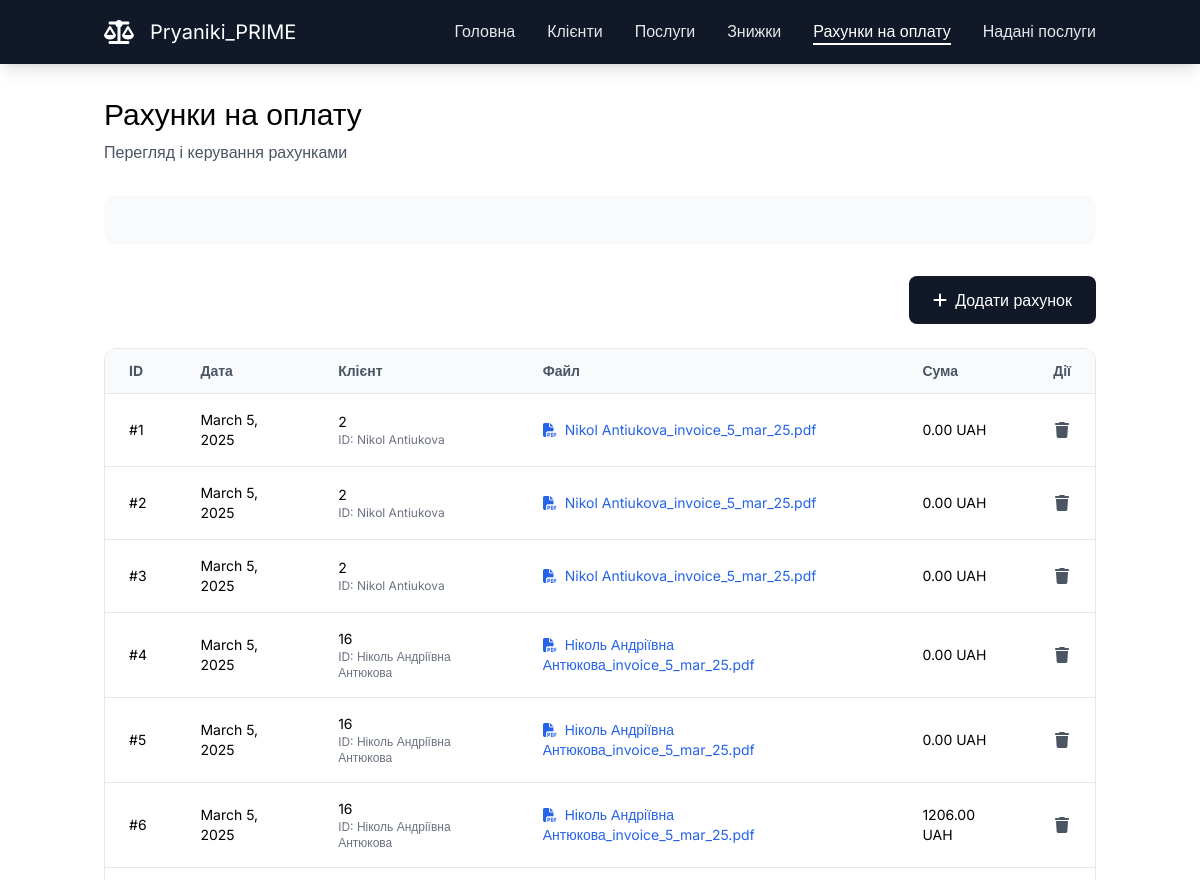
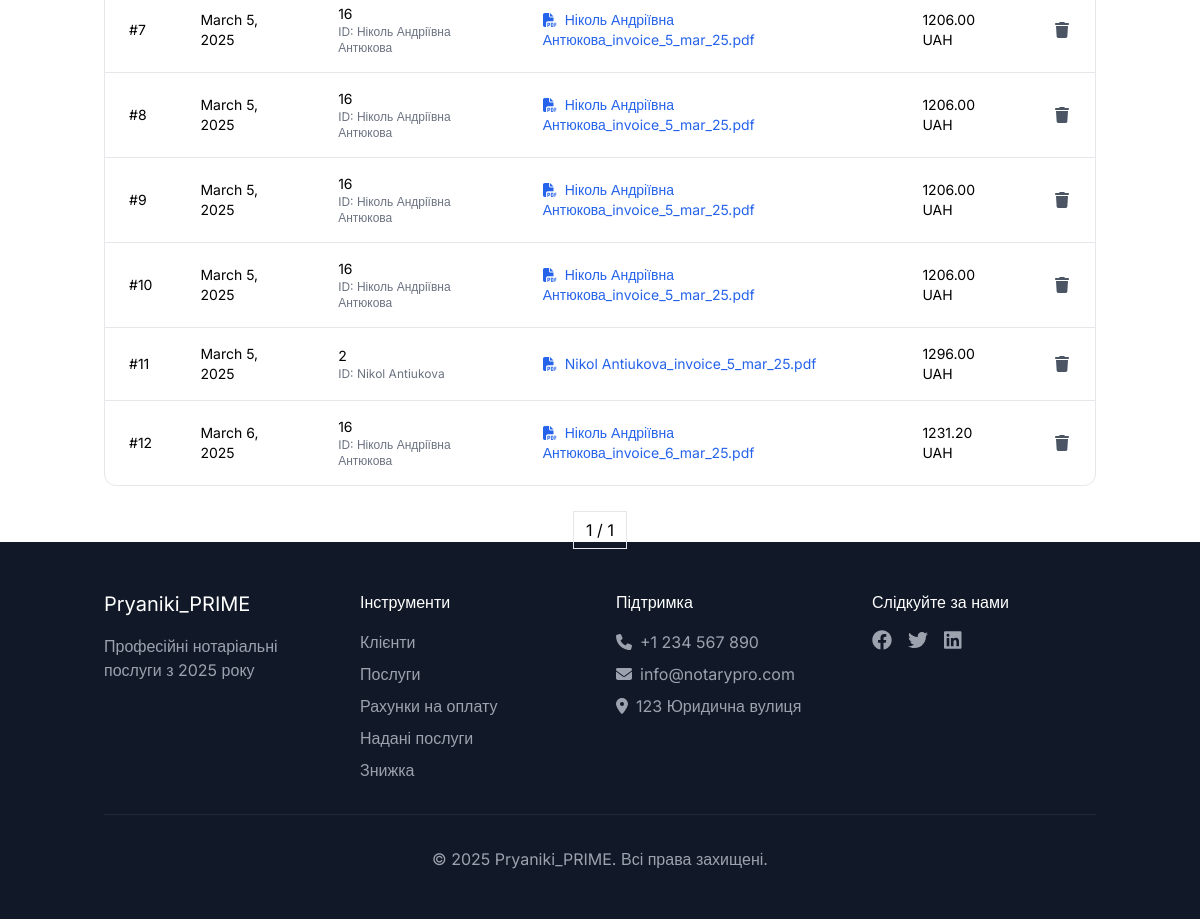
The page /invoices (signed in) on the database its author committed (2 pictures, top to bottom).
### RealAgency/models.py (models this page shows)
class Invoice(models.Model):
    client = models.ForeignKey(Client, on_delete=models.CASCADE)
    date = models.DateField()
    code = models.CharField(max_length=255)
    invoice_file_path = models.CharField(max_length=255)
    commission = models.IntegerField()
    discount = models.IntegerField()
    pdv = models.IntegerField()
    commission_amount_no_pdv = models.DecimalField(max_digits=19, decimal_places=2)
    services_total_no_pdv = models.DecimalField(max_digits=19, decimal_places=2)
    total_no_pdv = models.DecimalField(max_digits=19, decimal_places=2)
    total_pdv = models.DecimalField(max_digits=19, decimal_places=2)

class Client(models.Model):
    client_type = models.ForeignKey(ClientType, on_delete=models.CASCADE)
    name = models.CharField(max_length=255)
    address = models.CharField(max_length=255)
    phone = models.CharField(max_length=255)
    email = models.CharField(max_length=255)
    passport_id = models.CharField(max_length=255, null=True, blank=True)
    iin = models.CharField(max_length=255, null=True, blank=True)
    edrpou = models.CharField(max_length=255, null=True, blank=True)

### RealAgency/views.py (the view)
        def _wrapped_view(request, *args, **kwargs):
            if not request.user.is_authenticated:
                return redirect('login')
            if not any(group.name in roles for group in request.user.groups.all()):
                raise PermissionDenied("You are not permitted to perform this action.")
            return view_func(request, *args, **kwargs)

### RealAgency/views.py (called while the page is built)
def role_required(roles):
    def decorator(view_func):
        def _wrapped_view(request, *args, **kwargs):
            if not request.user.is_authenticated:
                return redirect('login')
            if not any(group.name in roles for group in request.user.groups.all()):
                raise PermissionDenied("You are not permitted to perform this action.")
            return view_func(request, *args, **kwargs)
        return _wrapped_view
    return decorator

@role_required(['Manager', 'Notary'])
def payments(request):
    payments_list = Invoice.objects.all().order_by('id')
    user_groups = request.user.groups.values_list('name', flat=True)
    paginator = Paginator(payments_list, 15)
    page_number = request.GET.get('page')
    page_obj = paginator.get_page(page_number)
    return render(request, 'invoices/main.html', {'invoices': page_obj, 'user_groups': user_groups})

### templates/invoices/main.html (shortened to what this page needs)
{% extends "base.html" %}
{% block content %}
    <main id="main" class="pt-24">
        <div class="container mx-auto px-4">
            <div id="page-header" class="mb-8">
                <h1 class="text-3xl mb-2">Рахунки на оплату</h1>
                <p class="text-neutral-600">Перегляд і керування рахунками</p>
            </div>
            <div id="filters" class="bg-neutral-50 p-6 rounded-xl mb-8">
            </div>
            <div id="add-invoice" class="flex justify-end mb-6">
                <button
                    {% if "Notary" in user_groups %} style="display:block;" {% else %} style="display:none;" {% endif %}
                    id="add-invoice-btn" class="bg-neutral-900 text-white px-6 py-3 rounded-lg hover:bg-neutral-800">
                    <i class="fa-solid fa-plus mr-2"></i>Додати рахунок
                </button>
            </div>
            <div id="transactions-table" class="bg-white rounded-xl border border-neutral-200 overflow-hidden">
                <table class="w-full">
                    <thead class="bg-neutral-50 border-b border-neutral-200">
                        <tr>
                            <th class="px-6 py-3 text-left text-sm text-neutral-600">ID</th>
                            <th class="px-6 py-3 text-left text-sm text-neutral-600">Дата</th>
                            <th class="px-6 py-3 text-left text-sm text-neutral-600">Клієнт</th>
                            <th class="px-6 py-3 text-left text-sm text-neutral-600">Файл</th>
                            <th class="px-6 py-3 text-left text-sm text-neutral-600">Сума</th>
                            <th class="px-6 py-3 text-center text-sm text-neutral-600"
                                {% if "Notary" in user_groups %} style="display:block;" {% else %} style="display:none;" {% endif %}>
                                Дії
                            </th>
                        </tr>
                    </thead>
                    <tbody class="divide-y divide-neutral-200">
                    {% for payment in invoices %}
                        <tr class="hover:bg-neutral-50">
                            <td class="px-6 py-4 text-sm">#{{ payment.id }}</td>
                            <td class="px-6 py-4 text-sm">{{ payment.date }}</td>
                            <td class="px-6 py-4">
                                <div class="flex items-center">
                                    <div>
                                        <div class="text-sm">{{ payment.client.id }}</div>
                                        <div class="text-xs text-neutral-500">ID: {{ payment.client.name }}</div>
                                    </div>
                                </div>
                            </td>
                            <td class="px-6 py-4 text-sm">
                                <a href="#" class="text-blue-600 hover:underline" onclick="generateInvoice({{ payment.id }})">
                                    <i class="fa-solid fa-file-pdf mr-2"></i>{{ payment.invoice_file_path }}
                                </a>
                            </td>
                            <td class="px-6 py-4 text-sm">{{ payment.total_pdv }} UAH</td>
                            <td class="px-6 py-4">
                                <div class="flex justify-center space-x-3">
                                    <button
                                            {% if "Manager" in user_groups %} style="display:block;" {% else %} style="display:none;" {% endif %}
                                            class="text-neutral-600 hover:text-neutral-900">
                                        <i class="fa-solid fa-trash"></i>
                                    </button>
                                </div>
                            </td>
                        </tr>
                    {% endfor %}
                    </tbody>
                </table>
            </div>
            <div class="flex justify-center mt-8">
                <div class="pagination">
                    <span class="px-3 py-2 border">{{ invoices.number }} / {{ invoices.paginator.num_pages }}</span>
                </div>
            </div>
        </div>
    </main>
{% endblock %}

### templates/base.html (style rules this page uses)
* { font-family: "Inter", sans-serif; }

### rows shown on the page
Invoice: id "1", date "March 5, 2025", client.id "2", client.name "Nikol Antiukova", invoice_file_path "Nikol Antiukova_invoice_5_mar_25.pdf", total_pdv "0.00"
Invoice: id "2", date "March 5, 2025", client.id "2", client.name "Nikol Antiukova", invoice_file_path "Nikol Antiukova_invoice_5_mar_25.pdf", total_pdv "0.00"
Invoice: id "3", date "March 5, 2025", client.id "2", client.name "Nikol Antiukova", invoice_file_path "Nikol Antiukova_invoice_5_mar_25.pdf", total_pdv "0.00"
Invoice: id "4", date "March 5, 2025", client.id "16", client.name "Ніколь Андріївна Антюкова", invoice_file_path "Ніколь Андріївна Антюкова_invoice_5_mar_25.pdf", total_pdv "0.00"
Invoice: id "5", date "March 5, 2025", client.id "16", client.name "Ніколь Андріївна Антюкова", invoice_file_path "Ніколь Андріївна Антюкова_invoice_5_mar_25.pdf", total_pdv "0.00"
Invoice: id "6", date "March 5, 2025", client.id "16", client.name "Ніколь Андріївна Антюкова", invoice_file_path "Ніколь Андріївна Антюкова_invoice_5_mar_25.pdf", total_pdv "1206.00"
Invoice: id "7", date "March 5, 2025", client.id "16", client.name "Ніколь Андріївна Антюкова", invoice_file_path "Ніколь Андріївна Антюкова_invoice_5_mar_25.pdf", total_pdv "1206.00"
Invoice: id "8", date "March 5, 2025", client.id "16", client.name "Ніколь Андріївна Антюкова", invoice_file_path "Ніколь Андріївна Антюкова_invoice_5_mar_25.pdf", total_pdv "1206.00"
Invoice: id "9", date "March 5, 2025", client.id "16", client.name "Ніколь Андріївна Антюкова", invoice_file_path "Ніколь Андріївна Антюкова_invoice_5_mar_25.pdf", total_pdv "1206.00"
Invoice: id "10", date "March 5, 2025", client.id "16", client.name "Ніколь Андріївна Антюкова", invoice_file_path "Ніколь Андріївна Антюкова_invoice_5_mar_25.pdf", total_pdv "1206.00"
Invoice: id "11", date "March 5, 2025", client.id "2", client.name "Nikol Antiukova", invoice_file_path "Nikol Antiukova_invoice_5_mar_25.pdf", total_pdv "1296.00"
Invoice: id "12", date "March 6, 2025", client.id "16", client.name "Ніколь Андріївна Антюкова", invoice_file_path "Ніколь Андріївна Антюкова_invoice_6_mar_25.pdf", total_pdv "1231.20"

### other values the page prints
{{ invoices.number }} "1"
{{ invoices.paginator.num_pages }} "1"
